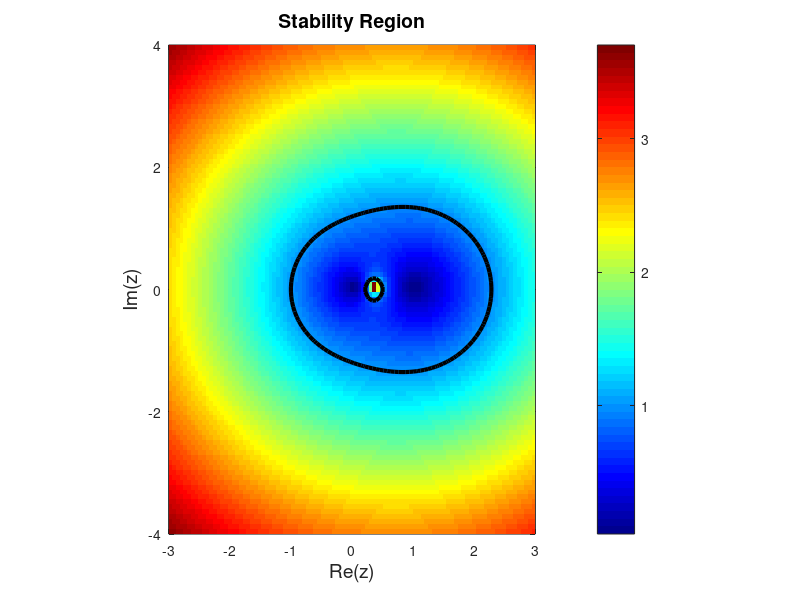

Recreate this plot in MATLAB.
% set up z in a complex plane
z_re1d = linspace(-3,3,100);
z_im1d = linspace(-4,4,100);
[z_re, z_im] = meshgrid(z_re1d, z_im1d);

z = z_re + 1i*z_im;

%% the growth factor G(z)

% AB-2
G = (z.^2 - z)./(3/2*z - 1/2);

% improved Euler
%G = 1 + z + z.^2/2;

% RK-4
%G=1+z+z.^2/2+z.^3/6+z.^4/24;

% Backward Euler
%G = 1./(1-z);


% plot 1-contour of the magnitude of the growth factor
figure(1), clf
% optionally, show the surface not just the 1-contour:
pcolor(z_re, z_im, abs(G)); shading flat; hold on;
contour(z_re, z_im, abs(G), [1 1], 'k', 'linewidth', 3);
grid on, axis equal;
xlabel('Re(z)','fontsize',14);
ylabel('Im(z)','fontsize',14);
%axis([min(z_re1d) max(z_re1d) min(z_im) max(z_im)]);
title('Stability Region', 'fontsize', 14);
colorbar
colormap jet
